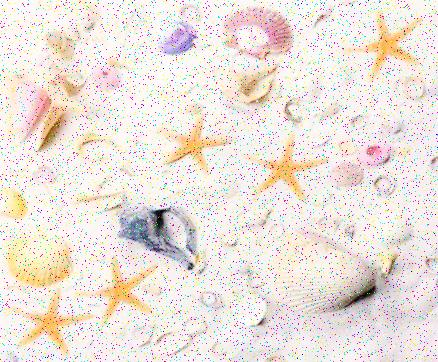
%> input picture Matlab Scripts/Starfish.jpg, 438 x 362 px
$ octave Task4.m   (GNU Octave 9; MATLAB toolbox functions it lacks are replaced by stand-ins)
%> lines starting %> are read from the running program, lines starting %| are printed output that depends on the picture; in (x1, y1, x2, y2) boxes, pixels count from 0 and x2, y2 are one past the last pixel; in counts of white or black regions, pixels touching at a corner belong together; the program's own positions count from 1
% Hayden Coe 15595332
% MATLAB script for Assessment Item-1
% Task-4
clear; close all; clc;

% Read image
im = imread('Starfish.jpg');
%> im is the input picture: size 362x438x3 uint8; mean R, G, B 235.5, 226.7, 219.8

figure;
subplot(2, 3, 1);
imshow(im);
title('Original noisy image')

% Remove noise using median filter on each RGB colour channel
im(:, :, 1) =  medfilt2(im(:, :, 1));
im(:, :, 2) =  medfilt2(im(:, :, 2));
im(:, :, 3) =  medfilt2(im(:, :, 3));
subplot(2, 3, 2);
imshow(im);
title('Noise removed with median filter')

% Use k-means clustering of colours for segmentation
klabels = imsegkmeans(im, 3, 'NumAttempts', 10);
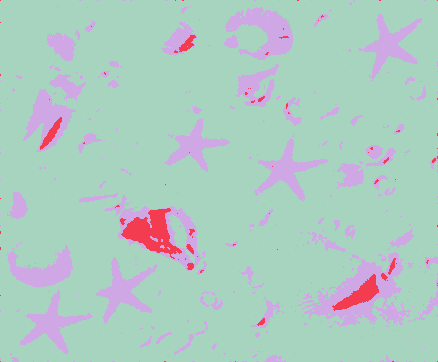
%> klabels: size 362x438 uint8; 3 distinct labels, from 1 to 3; one colour per label, 0 black
subplot(2, 3, 3);
overlay = labeloverlay(im, klabels);
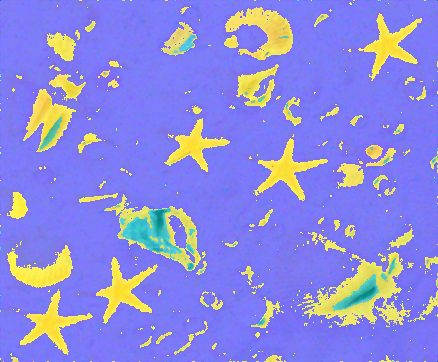
%> overlay: size 362x438x3 uint8; mean R, G, B 139.7, 137.2, 221.3
imshow(overlay)
title('K-means segmentation')

binary = klabels ~= 1;
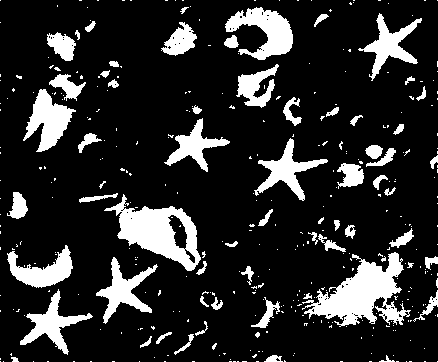
%> binary: size 362x438 logical; 16.5% white; 378 white regions (314 under 20 px), largest, box (x1, y1, x2, y2) and area: (302, 252, 411, 327) 3684, (104, 194, 201, 271) 3151, (225, 7, 293, 60) 1818
subplot(2, 3, 4);
imshow(binary)
title('Non-background objects')

% Close small gaps and remove smallest objects
clean = imclose(binary, strel('disk', 2));
%> clean: size 362x438 logical; 17.5% white; 279 white regions (219 under 20 px), largest, box (x1, y1, x2, y2) and area: (297, 252, 411, 327) 4306, (104, 194, 207, 275) 3389, (224, 7, 293, 60) 2023
small_object_threshold = round(size(im, 1) * 0.1);
%> small_object_threshold = 36
clean = bwareaopen(clean, small_object_threshold);
subplot(2, 3, 5);
imshow(clean)
title('Cleaned objects')

% Get properties of each object
cc = bwconncomp(clean);
%> cc = 52 connected components
% stats = regionprops(cc, 'Eccentricity', 'Extent', 'Solidity');


% By trial and error, starfish are regions 4, 11, 19, 29, 41
% We can look at the stats and get the range of values for starfish
% [stats([4, 11, 19, 29, 41]).Extent] => 0.2817 0.3272 0.3224 0.2714 0.3100
% So we can filter by requiring Extent >0.25 and <0.35

% Area, Perimiter are not good properties to filter by, because they
% depend on the image size. Extent, Solidity, Eccentricity are good because
% they are ratios that are more intrinsic to the shape of the object

% Filter the ojects by regionprops
% Disabled: We can use this for task3? Now for task4 we use signature below
% idx = find([stats.Extent] > 0.25 & ...
%            [stats.Extent] < 0.35 & ...
%            [stats.Solidity] > 0.4 & ...
%            [stats.Solidity] < 0.5 & ...
%            [stats.Eccentricity] > 0.54 & ...
%            [stats.Eccentricity] < 0.72 ...
%           );
%
% disp('Starfish: ')
% disp(idx)
% starfish = ismember(labelmatrix(cc), idx);
% subplot(2, 3, 6);
% imshow(starfish)
% title('Starfish objects filtered by regionprops')


% Load our previously generated 'average' starfish signature to compare against
avgstarfishsig = dlmread('avgstarfishsig.csv')';

[B,L] = bwboundaries(clean, 'noholes');
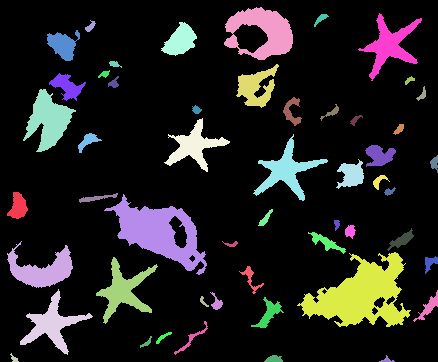
%> L: size 362x438 double; 53 distinct labels, from 0 to 52; one colour per label, 0 black
%> B = 52 boundaries; largest, box (x1, y1, x2, y2) and points: (297, 252, 411, 327) 446, (104, 194, 207, 275) 316, (253, 134, 328, 201) 260, (96, 257, 158, 324) 248, (358, 13, 422, 81) 248
stats = regionprops(L,'Centroid');
%> stats = 52 regions; first 5, Centroid: [18.8 207.2], [42.9 270.5], [14.8 359.2], [52.8 325.2], [49 121]
figure;
subplot(1,3,1)
imshow(label2rgb(L, @jet, [.5 .5 .5]))
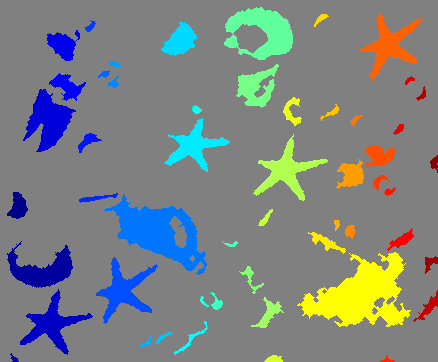
%> displayed picture: size 362x438x3, on the screen's scale of 0 to 255; mean R, G, B 123.8, 130.8, 129.6
title('Starfish boundaries')
hold on
alldistances = zeros(360, length(B));
%> alldistances: size 360x52 double; every value is 0
starfish = [];
for k = 1:length(B)
  boundary = B{k};
  centroid = stats(k).Centroid;

  % Get angle for each boundary pixel
  angles = atan2(boundary(:,2)-centroid(1), boundary(:,1)-centroid(2));
  [angles, angleorder] = sort(angles);  % Sort by angle
  [angles, uniques] = unique(angles); % Remove duplicate angles

  % Get distance between each boundary pixel and centroid
  distances = sqrt((boundary(:,1)-centroid(2)).^2 + (boundary(:,2)-centroid(1)).^2);
  distances = distances(angleorder);  % Copy angle sort
  distances = distances(uniques);    % Copy angle deduplication

  % Re-sample distances to 360 equally spaced points around boundary
  distances = interp1(angles, distances, linspace(-pi, pi, 360));

  % Shift distances so highest value first (gets them in sync, even if at different rotation)
  [maxval, maxidx] = max(distances);
  distances = circshift(distances, -maxidx);

  % Fill missing distances (from interp failing at edges before shifting)
  distances = fillmissing(distances, 'linear');

  % Normalize distances to between 0 and 1 (so size doesn't matter)
  distances = (distances - min(distances)) / (max(distances) - min(distances));

  % Get sum of squared differances with 'average' starfish
  ssd = sum((distances - avgstarfishsig).^2);

  if ssd < 10  % 10 best threshold / 38 all 5 appear for the larger image
      starfish = [starfish, k];
      subplot(1,3,1)
      plot(boundary(:,2), boundary(:,1), 'w', 'LineWidth', 2)
      subplot(1,3,2)
      plot(distances);
      hold on
  end

  % Collect distances for use in generating the 'average' starfish signature
  alldistances(:, k) = distances;
end
%> this loop made 52 passes
%> (centroid, maxval, maxidx, ssd, starfish) on passes 4, 11, 19, 29, 41: ([52.77 325.2], 40.9, 282, 1.28, 4), ([124.4 291.2], 41.42, 306, 1.68, [4 11]), ([195 146.7], 35.25, 277, 2.7, [4 11 19]), ([287.4 171.7], 41.94, 285, 1.02, [4 11 19 29]), ([390.3 45.87], 41.24, 310, 0.378, [4 11 19 29 41])
%> (centroid, maxval, maxidx, ssd) on passes 1, 2, 3, 5, 6, 7: ([18.75 207.2], 14.97, 19, 51.15), ([42.92 270.5], 37.93, 65, 66.36), ([14.78 359.2], 5.64, 43, 26.57), ([49.01 121], 32.57, 163, 49.72), ([63.6 45.5], 20.32, 315, 49.36), ([67.7 87.05], 18.33, 283, 60.49)
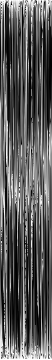
%> alldistances: size 360x52 double; min 0, max 1, mean 0.358
%> after the loop, angleorder = 39 values, max 39 at index 6, min 1 at index 5, mean 20; uniques = 36 values from 1 to 39

% This is disabled. It was ran once to generate the 'average' starfish signature
% avgstarfishsig = mean(alldistances, 2);
% dlmwrite('avgstarfishsig.csv', avgstarfishsig)
 plot(avgstarfishsig, 'LineWidth', 3);

starfishimg = ismember(L, starfish);
%> starfishimg: size 362x438 logical; 4.1% white; 5 white regions, box (x1, y1, x2, y2) and area: (253, 134, 328, 201) 1364, (96, 257, 158, 324) 1359, (20, 289, 93, 355) 1357, (358, 13, 422, 81) 1349, (164, 118, 230, 172) 1149
subplot(1,3,3)
imshow(starfishimg)
title('Starfish objects filtered by signature')
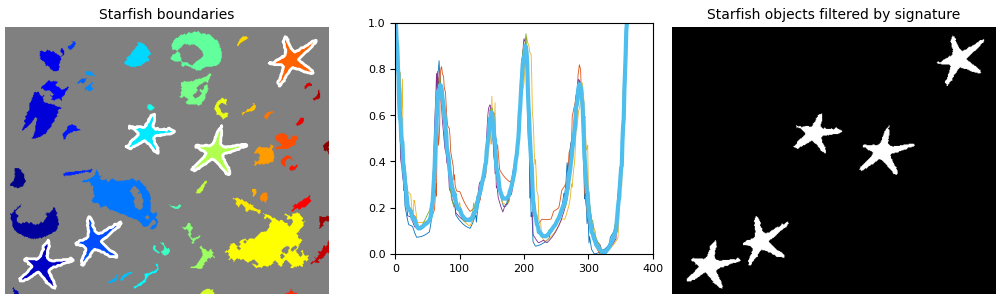
%> figure redrawn from the program's plot data, 3 panels


% [13 lines of commented-out code are left out]
